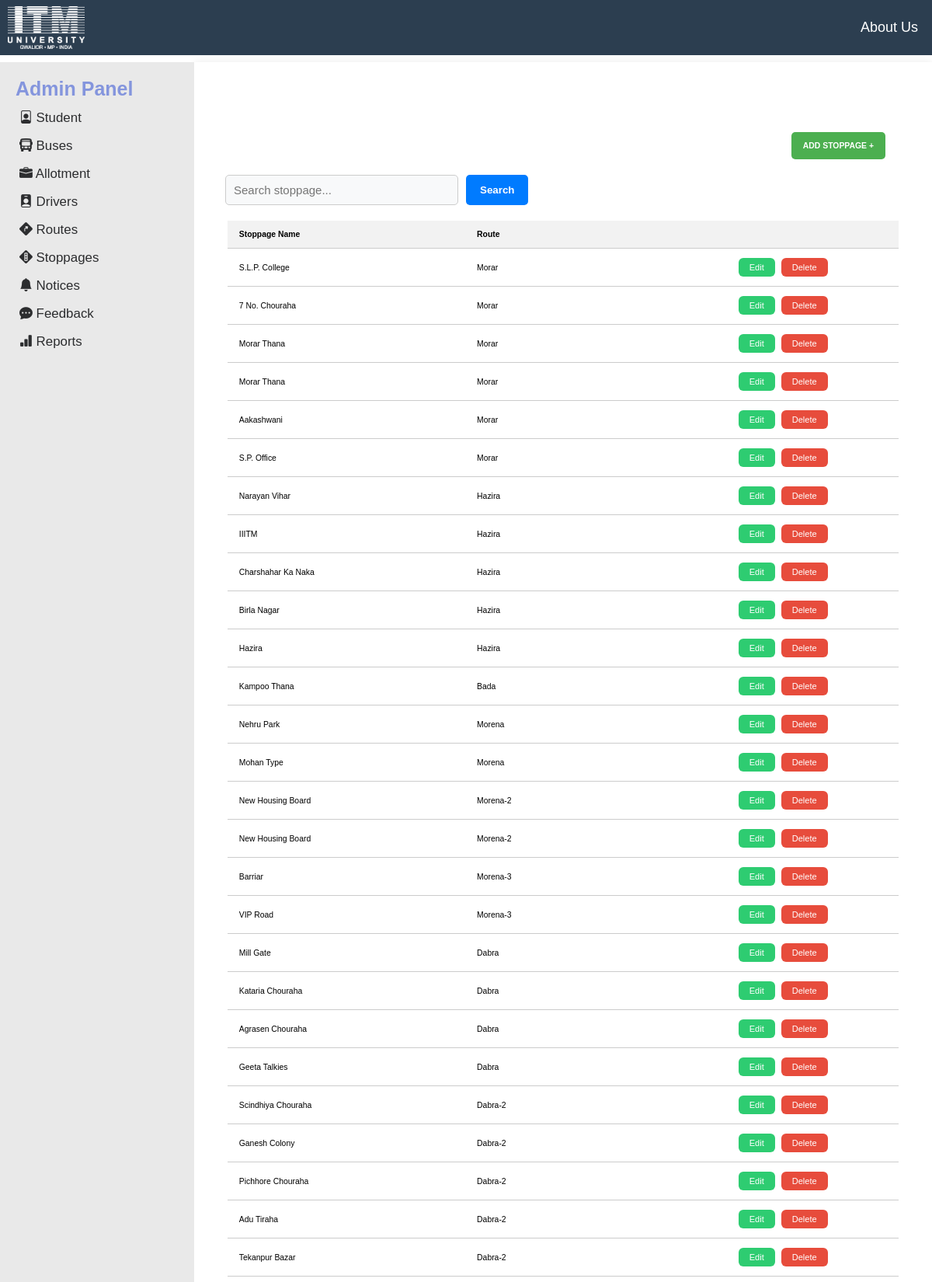
Page /stoppages/ (signed in, upper part) on the committed database.
### bus_app/models.py (models this page shows, shortened)
class Stoppage(models.Model):
    name = models.CharField(max_length=100)
    route = models.ForeignKey(Route, on_delete=models.CASCADE, related_name="stoppages")

class Route(models.Model):
    name = models.CharField(max_length=100, unique=True)
    fare = models.DecimalField(max_digits=10, decimal_places=2, default=0.0)

### bus_app/views.py (the view)
# urls.py: path('stoppages/', views.stoppage_list, name='stoppage_list'), #stoppage list
def stoppage_list(request):
    search_query = request.GET.get('search', '')
    if search_query:
        stoppages = Stoppage.objects.filter(name__icontains=search_query)
    else:
        stoppages = Stoppage.objects.all()
    return render(request, 'stoppage_list.html', {'stoppages': stoppages})

### bus_app/templates/stoppage_list.html (shortened to what this page needs)
{% extends "layout.html" %}
{% load static %}
{% block extra_css %}
  <link rel="stylesheet" href="{% static 'css/bus_list.css' %}">
{% endblock %}
{% block content %}
  <div class="top-bar">
    <a href="{% url 'add_stoppage' %}" class="add-btn">ADD STOPPAGE +</a>
  </div>
  <form method="get" class="filter-form">
    <input type="text" name="search" placeholder="Search stoppage..." value="{{ request.GET.search }}" class="styled-select" style="width:300px;">
    <button type="submit" class="submit-btn">Search</button>
  </form>
  {% if stoppages %}
    <table>
      <thead>
        <tr>
          <th>Stoppage Name</th>
          <th>Route</th>
          <th></th>
        </tr>
      </thead>
      <tbody>
        {% for stoppage in stoppages %}
          <tr>
            <td>{{ stoppage.name }}</td>
            <td>{{ stoppage.route.name }}</td>
            <td>
              <div class="action-buttons">
                <a href="{% url 'edit_stoppage' pk=stoppage.id %}" class="edit-btn">Edit</a>
                <a href="{% url 'delete_stoppage' pk=stoppage.id %}" class="delete-btn" onclick="return confirm('Are you sure you want to delete this stoppage?');">Delete</a>
              </div>
            </td>
          </tr>
        {% endfor %}
      </tbody>
    </table>
  {% else %}
    <p class="no-data">No stoppages found.</p>
  {% endif %}
{% endblock %}

### static/css/style.css (style rules this page uses)
* { box-sizing: border-box; margin: 0; padding: 0; }
html, body { font-family: 'Arial', sans-serif; font-size: 13px; overflow-x: hidden; }
body.layout-template { margin: 0; }

### static/css/bus_list.css (style rules this page uses)
.filter-form { display: flex; flex-wrap: wrap; gap: 10px; margin-bottom: 20px; padding: 0 20px; }
.top-bar { display: flex; justify-content: flex-end; margin-top: 20px; margin-right: 20px; margin-bottom: 20px; }
.add-btn { background-color: #4CAF50; color: white; padding: 12px 15px; text-decoration: none; font-size: .8rem; font-weight: bold; border-radius: 5px; margin-right: 20px; margin-top: 50px; }
.submit-btn { background-color: #007BFF; color: white; border: none; padding: 10px 18px; border-radius: 5px; cursor: pointer; font-weight: bold; }
.styled-select { width: 250px; padding: 10px; font-size: 15px; border: 1px solid #ccc; border-radius: 5px; background-color: #f8f9fa; color: #333; }
table { width: 95%; margin: 0 auto; border-collapse: collapse; font-family: Arial, sans-serif; font-size: .8rem; }
th, td { padding: 12px 15px; text-align: left; border-bottom: 1px solid #ccc; }
th { background-color: #f2f2f2; font-weight: bold; }
td a { color: #007BFF; text-decoration: none; font-weight: bold; }

### bus_app/templates/stoppage_list.html (style rules this page uses)
.action-buttons { display: flex; gap: 8px; justify-content: center; }
.edit-btn, .delete-btn { padding: 6px 14px; font-size: 0.85rem; border-radius: 6px; text-decoration: none; color: white; font-weight: 500; transition: background-color 0.3s ease; }
.edit-btn { background-color: #2ecc71; }
.delete-btn { background-color: #e74c3c; }

### rows in the picture
Stoppage: name "S.L.P. College", route.name "Morar"
Stoppage: name "7 No. Chouraha", route.name "Morar"
Stoppage: name "Morar Thana", route.name "Morar"
Stoppage: name "Morar Thana", route.name "Morar"
Stoppage: name "Aakashwani", route.name "Morar"
Stoppage: name "S.P. Office", route.name "Morar"
Stoppage: name "Narayan Vihar", route.name "Hazira"
Stoppage: name "IIITM", route.name "Hazira"
Stoppage: name "Charshahar Ka Naka", route.name "Hazira"
Stoppage: name "Birla Nagar", route.name "Hazira"
Stoppage: name "Hazira", route.name "Hazira"
Stoppage: name "Kampoo Thana", route.name "Bada"
Stoppage: name "Nehru Park", route.name "Morena"
Stoppage: name "Mohan Type", route.name "Morena"
Stoppage: name "New Housing Board", route.name "Morena-2"
Stoppage: name "New Housing Board", route.name "Morena-2"
Stoppage: name "Barriar", route.name "Morena-3"
Stoppage: name "VIP Road", route.name "Morena-3"
Stoppage: name "Mill Gate", route.name "Dabra"
Stoppage: name "Kataria Chouraha", route.name "Dabra"
Stoppage: name "Agrasen Chouraha", route.name "Dabra"
Stoppage: name "Geeta Talkies", route.name "Dabra"
Stoppage: name "Scindhiya Chouraha", route.name "Dabra-2"
Stoppage: name "Ganesh Colony", route.name "Dabra-2"
Stoppage: name "Pichhore Chouraha", route.name "Dabra-2"
Stoppage: name "Adu Tiraha", route.name "Dabra-2"
Stoppage: name "Tekanpur Bazar", route.name "Dabra-2"
